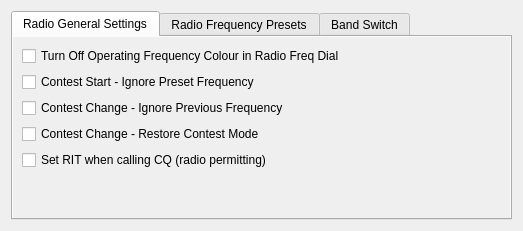
<?xml version="1.0" encoding="UTF-8"?>
<ui version="4.0">
 <class>RadioSettingDialog</class>
 <widget class="QFrame" name="RadioSettingDialog">
  <property name="geometry">
   <rect>
    <x>0</x>
    <y>0</y>
    <width>519</width>
    <height>231</height>
   </rect>
  </property>
  <property name="windowTitle">
   <string/>
  </property>
  <layout class="QVBoxLayout" name="verticalLayout_9">
   <item>
    <widget class="QTabWidget" name="radioSettingsTabWidget">
     <property name="autoFillBackground">
      <bool>true</bool>
     </property>
     <property name="currentIndex">
      <number>0</number>
     </property>
     <widget class="QWidget" name="radioGeneralSettingsTab">
      <property name="autoFillBackground">
       <bool>true</bool>
      </property>
      <attribute name="title">
       <string>Radio General Settings</string>
      </attribute>
      <layout class="QVBoxLayout" name="verticalLayout_7">
       <item>
        <layout class="QVBoxLayout" name="verticalLayout_4">
         <item>
          <widget class="QCheckBox" name="turnOffColourRadioFreqDialChkBox">
           <property name="text">
            <string>Turn Off Operating Frequency Colour in Radio Freq Dial</string>
           </property>
          </widget>
         </item>
         <item>
          <widget class="QCheckBox" name="contestStartIgnorePresetFreqChkBox">
           <property name="text">
            <string>Contest Start - Ignore Preset Frequency</string>
           </property>
          </widget>
         </item>
         <item>
          <widget class="QCheckBox" name="contestChangeIgnorePreviousFreqChkBox">
           <property name="text">
            <string>Contest Change - Ignore Previous Frequency</string>
           </property>
          </widget>
         </item>
         <item>
          <widget class="QCheckBox" name="constestChangeRestoreContestModeChkBox">
           <property name="text">
            <string>Contest Change - Restore Contest Mode</string>
           </property>
          </widget>
         </item>
         <item>
          <widget class="QCheckBox" name="CQRitChkBox">
           <property name="text">
            <string>Set RIT when calling CQ (radio permitting)</string>
           </property>
          </widget>
         </item>
         <item>
          <spacer name="verticalSpacer">
           <property name="orientation">
            <enum>Qt::Vertical</enum>
           </property>
           <property name="sizeHint" stdset="0">
            <size>
             <width>20</width>
             <height>40</height>
            </size>
           </property>
          </spacer>
         </item>
        </layout>
       </item>
      </layout>
     </widget>
     <widget class="QWidget" name="radioFreqPresetsTab">
      <property name="autoFillBackground">
       <bool>true</bool>
      </property>
      <attribute name="title">
       <string>Radio Frequency Presets</string>
      </attribute>
      <layout class="QVBoxLayout" name="verticalLayout_6">
       <item>
        <widget class="QLabel" name="label_11">
         <property name="text">
          <string>Enter a frequency to be recalled when selecting a band for each mode</string>
         </property>
        </widget>
       </item>
       <item>
        <widget class="QTabWidget" name="PresetTabWidget">
         <property name="autoFillBackground">
          <bool>true</bool>
         </property>
         <property name="currentIndex">
          <number>2</number>
         </property>
         <widget class="QWidget" name="cwPresetTab">
          <property name="autoFillBackground">
           <bool>true</bool>
          </property>
          <attribute name="title">
           <string>CW</string>
          </attribute>
          <layout class="QVBoxLayout" name="verticalLayout">
           <item>
            <widget class="QFrame" name="cwPresetFrame"/>
           </item>
          </layout>
         </widget>
         <widget class="QWidget" name="phonePresetTab">
          <property name="autoFillBackground">
           <bool>true</bool>
          </property>
          <attribute name="title">
           <string>Phone</string>
          </attribute>
          <layout class="QVBoxLayout" name="verticalLayout_2">
           <item>
            <widget class="QFrame" name="phonePresetFrame"/>
           </item>
          </layout>
         </widget>
         <widget class="QWidget" name="mgmPresetTab">
          <property name="autoFillBackground">
           <bool>true</bool>
          </property>
          <attribute name="title">
           <string>MGM</string>
          </attribute>
          <layout class="QVBoxLayout" name="verticalLayout_3">
           <item>
            <widget class="QFrame" name="mgmPresetFrame"/>
           </item>
          </layout>
         </widget>
        </widget>
       </item>
      </layout>
     </widget>
     <widget class="QWidget" name="bandSwitchTab">
      <property name="autoFillBackground">
       <bool>true</bool>
      </property>
      <attribute name="title">
       <string>Band Switch</string>
      </attribute>
      <layout class="QVBoxLayout" name="verticalLayout_8">
       <item>
        <layout class="QHBoxLayout" name="horizontalLayout">
         <item>
          <layout class="QHBoxLayout" name="horizontalLayout_3">
           <item>
            <spacer name="horizontalSpacer_5">
             <property name="orientation">
              <enum>Qt::Horizontal</enum>
             </property>
             <property name="sizeHint" stdset="0">
              <size>
               <width>40</width>
               <height>20</height>
              </size>
             </property>
            </spacer>
           </item>
           <item>
            <widget class="QLabel" name="label">
             <property name="text">
              <string>Allows external device notification of band without using Minos Rigcontrol</string>
             </property>
            </widget>
           </item>
           <item>
            <spacer name="horizontalSpacer_4">
             <property name="orientation">
              <enum>Qt::Horizontal</enum>
             </property>
             <property name="sizeHint" stdset="0">
              <size>
               <width>40</width>
               <height>20</height>
              </size>
             </property>
            </spacer>
           </item>
          </layout>
         </item>
        </layout>
       </item>
       <item>
        <layout class="QHBoxLayout" name="horizontalLayout_4">
         <item>
          <widget class="QCheckBox" name="enableBandSwChkBox">
           <property name="text">
            <string>Enable Band Switch</string>
           </property>
          </widget>
         </item>
         <item>
          <widget class="QCheckBox" name="enableSerialBandSwChkBox">
           <property name="text">
            <string>Enable Band Switch Serial Control</string>
           </property>
          </widget>
         </item>
         <item>
          <widget class="QLabel" name="comportLabel">
           <property name="text">
            <string>Comport</string>
           </property>
          </widget>
         </item>
         <item>
          <widget class="QComboBox" name="bandSwCombo"/>
         </item>
         <item>
          <spacer name="horizontalSpacer_3">
           <property name="orientation">
            <enum>Qt::Horizontal</enum>
           </property>
           <property name="sizeHint" stdset="0">
            <size>
             <width>40</width>
             <height>20</height>
            </size>
           </property>
          </spacer>
         </item>
        </layout>
       </item>
       <item>
        <layout class="QVBoxLayout" name="verticalLayout_5">
         <item>
          <layout class="QHBoxLayout" name="horizontalLayout_2">
           <item>
            <spacer name="horizontalSpacer">
             <property name="orientation">
              <enum>Qt::Horizontal</enum>
             </property>
             <property name="sizeHint" stdset="0">
              <size>
               <width>40</width>
               <height>20</height>
              </size>
             </property>
            </spacer>
           </item>
           <item>
            <widget class="QLabel" name="bandSwMsgsLabel">
             <property name="text">
              <string>Bandswitch Messages</string>
             </property>
            </widget>
           </item>
           <item>
            <spacer name="horizontalSpacer_2">
             <property name="orientation">
              <enum>Qt::Horizontal</enum>
             </property>
             <property name="sizeHint" stdset="0">
              <size>
               <width>40</width>
               <height>20</height>
              </size>
             </property>
            </spacer>
           </item>
          </layout>
         </item>
         <item>
          <widget class="QFrame" name="bandswitchMessageFrame"/>
         </item>
        </layout>
       </item>
      </layout>
     </widget>
    </widget>
   </item>
  </layout>
 </widget>
 <resources/>
 <connections/>
</ui>
